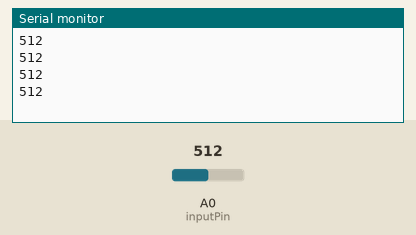
This sketch was run on a simulated Arduino Uno, built with avr-gcc and run on an emulated ATmega328P. Parts: the last lines printed to the serial monitor. Inputs (shaded band) come from the test bench; at power-on: A0 (inputPin) = 512.

Above: at 1.2 s.
1.3 s: A0 (inputPin) set to 716
At 1.63 s:
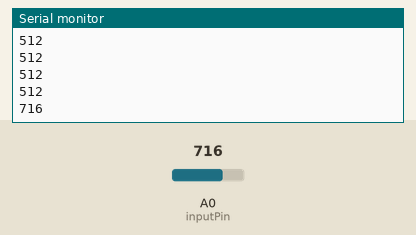
2.8 s: A0 (inputPin) set to 900
At 3.03 s:
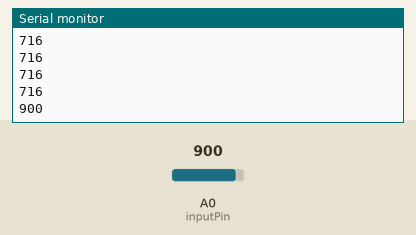
Timing chart, 0 to 5.8 s (numbered marks = the images above; inputs shaded):
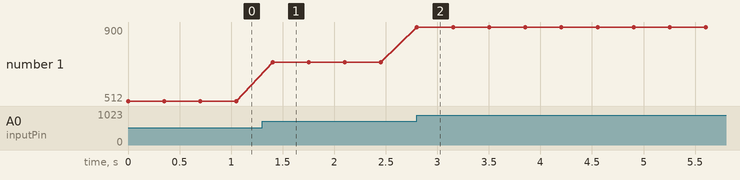

Measured:
- after the input at 1.3 s, the serial monitor: prints a new line after 0.10 s (image 1)
- after the input at 2.8 s, the serial monitor: prints a new line at once (image 2)
- plotted number 1: 512 → 716 after the input at 1.3 s, 716 → 900 after the input at 2.8 s

The sketch:

test_ldr.ino
```cpp
int LDR;
int inputPin = A0;

void setup() {
  Serial.begin(9600);
  pinMode(inputPin,INPUT);

}

void loop() {
  LDR = analogRead(inputPin);
  Serial.println(LDR);
  delay(350);

}
```
